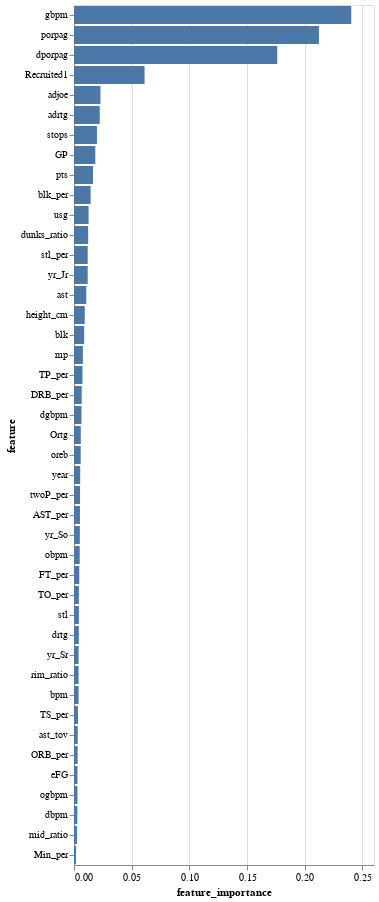

Notebook source saved alongside this figure:
### Code cell
#Visualize the feature importance
import altair as alt

alt.Chart(feat_imp_rf_df).mark_bar().encode(
    x='feature_importance',
    y=alt.Y("feature", sort='-x'),
    tooltip=['feature','feature_importance']
)

### Figure 1 — Vega-Lite specification as saved in the notebook (floating-point values rounded to 4 significant figures)
{"config": {"view": {"continuousWidth": 300, "continuousHeight": 300}}, "data": {"name": "data-851d3b8d6416f52f07be0e3e5722694f"}, "mark": {"type": "bar"}, "encoding": {"tooltip": [{"field": "feature", "type": "nominal"}, {"field": "feature_importance", "type": "quantitative"}], "x": {"field": "feature_importance", "type": "quantitative"}, "y": {"field": "feature", "sort": "-x", "type": "nominal"}}, "$schema": "https://vega.github.io/schema/vega-lite/v5.20.1.json", "datasets": {"data-851d3b8d6416f52f07be0e3e5722694f": [{"feature": "gbpm", "feature_importance": 0.2403}, {"feature": "porpag", "feature_importance": 0.2123}, {"feature": "dporpag", "feature_importance": 0.1762}, {"feature": "Recruited1", "feature_importance": 0.06115}, {"feature": "adjoe", "feature_importance": 0.02295}, {"feature": "adrtg", "feature_importance": 0.02231}, {"feature": "stops", "feature_importance": 0.01991}, {"feature": "GP", "feature_importance": 0.01848}, {"feature": "pts", "feature_importance": 0.01652}, {"feature": "blk_per", "feature_importance": 0.01443}, {"feature": "usg", "feature_importance": 0.01262}, {"feature": "dunks_ratio", "feature_importance": 0.01228}, {"feature": "stl_per", "feature_importance": 0.01188}, {"feature": "yr_Jr", "feature_importance": 0.01185}, {"feature": "ast", "feature_importance": 0.01067}, {"feature": "height_cm", "feature_importance": 0.009336}, {"feature": "blk", "feature_importance": 0.008787}, {"feature": "mp", "feature_importance": 0.00771}, {"feature": "TP_per", "feature_importance": 0.007354}, {"feature": "DRB_per", "feature_importance": 0.006686}, {"feature": "dgbpm", "feature_importance": 0.006468}, {"feature": "Ortg", "feature_importance": 0.00589}, {"feature": "oreb", "feature_importance": 0.005793}, {"feature": "year", "feature_importance": 0.005389}, {"feature": "twoP_per", "feature_importance": 0.005255}, {"feature": "AST_per", "feature_importance": 0.005165}, {"feature": "yr_So", "feature_importance": 0.005075}, {"feature": "obpm", "feature_importance": 0.004961}, {"feature": "FT_per", "feature_importance": 0.004553}, {"feature": "TO_per", "feature_importance": 0.00425}, {"feature": "stl", "feature_importance": 0.004207}, {"feature": "drtg", "feature_importance": 0.004177}, {"feature": "yr_Sr", "feature_importance": 0.003982}, {"feature": "rim_ratio", "feature_importance": 0.003973}, {"feature": "bpm", "feature_importance": 0.003972}, {"feature": "TS_per", "feature_importance": 0.003479}, {"feature": "ast_tov", "feature_importance": 0.003231}, {"feature": "ORB_per", "feature_importance": 0.003166}, {"feature": "eFG", "feature_importance": 0.003019}, {"feature": "ogbpm", "feature_importance": 0.002997}, {"feature": "dbpm", "feature_importance": 0.0029}, {"feature": "mid_ratio", "feature_importance": 0.00265}, {"feature": "Min_per", "feature_importance": 0.001765}]}}
